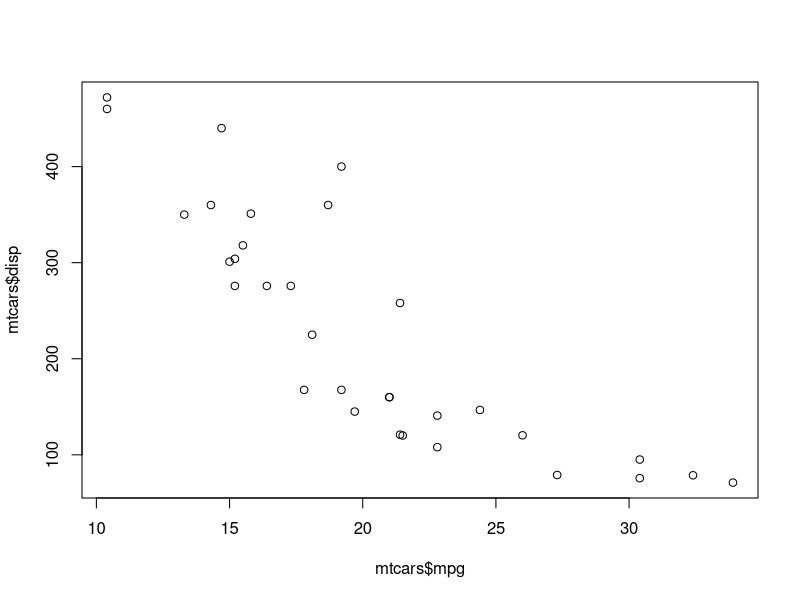
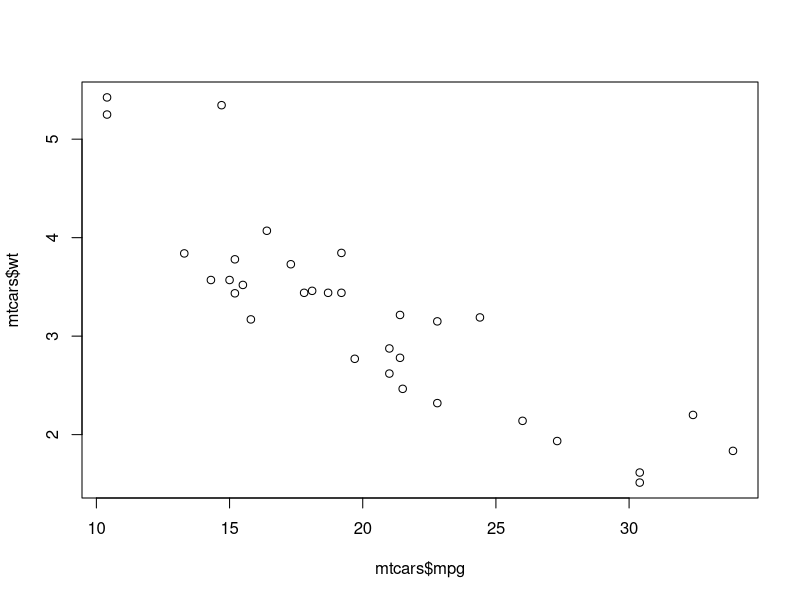
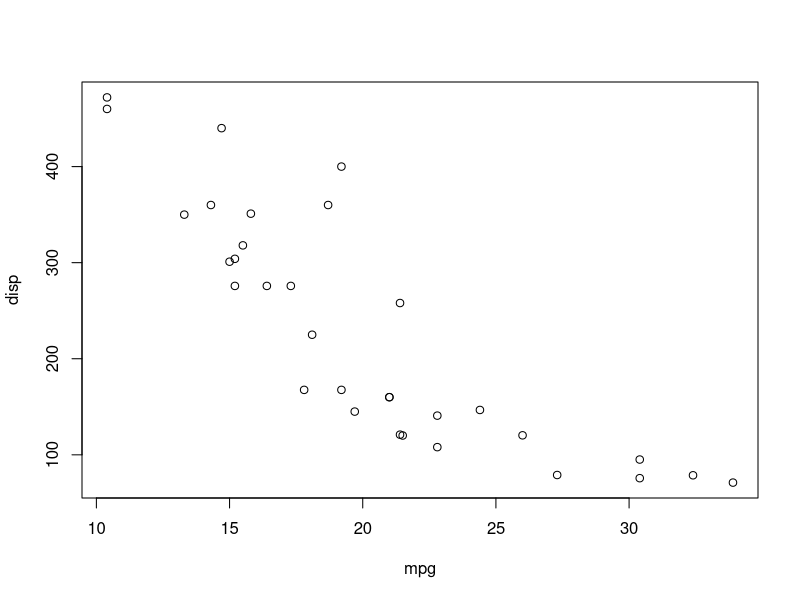
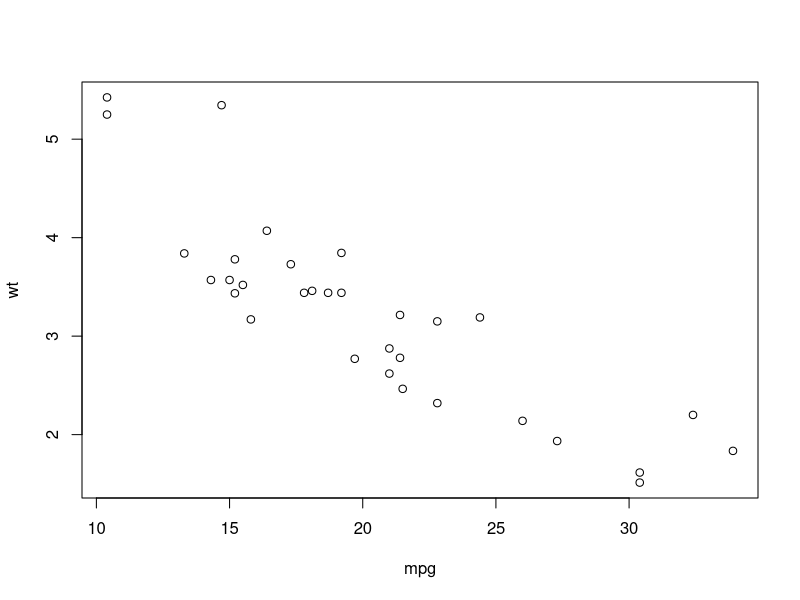
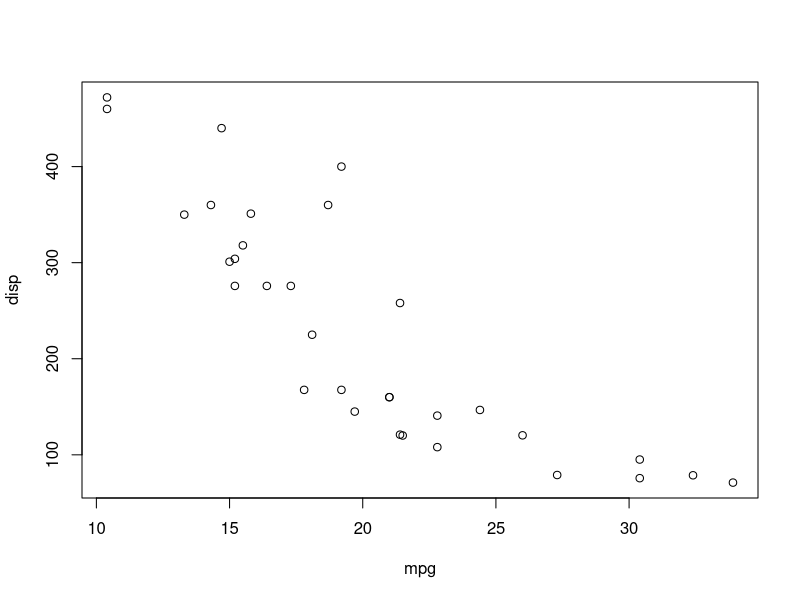
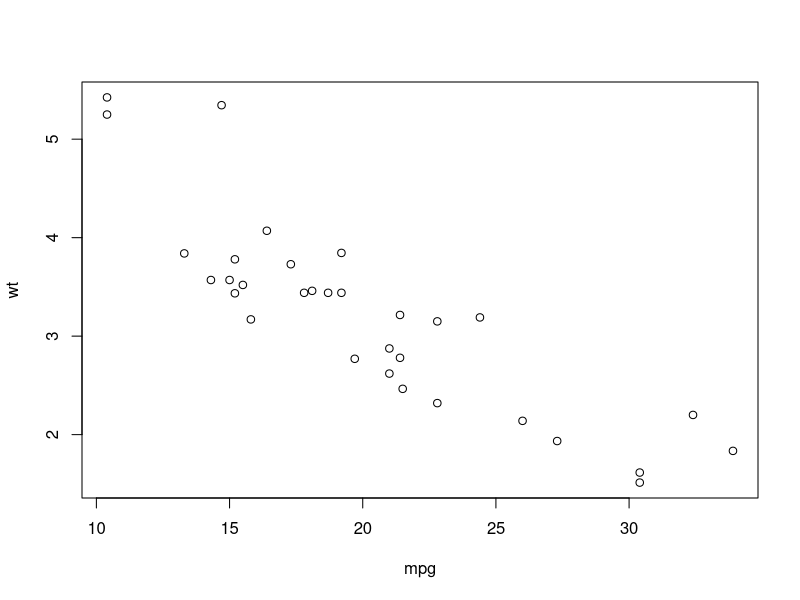

The R script that drew these images, in order: (Note: this script raises an error after producing the figures.)
#chapter 2 : Creating a Data set
# exploring data structures, using data entry, importing data, annotating dataset
# data types - numeric, character, logical, complex, raw
# Vectors
a = c(1,2,5,6,-2,4)
b = c("one", "two", 'three')
c <- c(TRUE, FALSE, T,F,TRUE,FALSE)
a ; b; c
a[3] ; a[c(1,3,5)] ; a[c(2:6)]

# Matrices
# 2 D arrray where each element as same datatype
y = matrix(1:20,nrow=5,ncol=4)
y
cells = c(1,26,24,68)
rnames = c('R1','R2')
cnames = c('C1','C2')
# filled by coln first
mymatrix = matrix(cells,nrow=2,ncol=2,byrow=F,dimnames=list(rnames,cnames))
mymatrix
# filled by row first
mymatrix = matrix(cells,nrow=2,ncol=2,byrow=T,dimnames=list(rnames,cnames))
mymatrix
mymatrix[1,2]  # first row, second coln
x = matrix(1:10,nrow=2)
x
x[2,] ; x[,2];x[1,4] ;x[1,c(4,5)]

#Arrays
# similar to matrices but can have more than 2 dim
# myarray= array(vector,dim,dimnames)
dim1 = c('A1','A2')
dim2 = c('B1','B2','B3')
dim3 = c('C1','C2','C3','C4')
z = array(1:24,c(2,3,4))
z
z = array(1:24,c(2,3,4),dimnames=list(dim1,dim2,dim3))
z

# data frame
# different colns contain different modes of data (numeric, character)
# mydata = data.frame(col1,col2,col3)
patientid = c(1,2,3,4)
age = c(25,34,28,52)
diabetes = c('Type1','Type2','Type1','Type1')
status = c('Poor','Improved','Excellent','Poor')
patientdata = data.frame(patientid,age,diabetes,status)
patientdata
patientdata[1:2]
patientdata[c('diabetes','status')]
patientdata$age
table(patientdata$diabetes,patientdata$status)
table(patientdata$diabetes,patientdata$status,patientdata$age)

#attach, detach, with
summary(mtcars$mpg)
summary(patientdata)
plot(mtcars$mpg, mtcars$disp)
plot(mtcars$mpg, mtcars$wt)
# another way of writing
attach(mtcars)
summary(mpg)
plot(mpg, disp)
plot(mpg,wt)
detach(mtcars)
# with
with(mtcars, {
  summary(mpg,disp,wt)
  plot(mpg,disp)
  plot(mpg,wt)
  } )
# special assignment : with recommended over attach
with(mtcars, {
  nokeepstats = summary(mpg)
  keepstats <<- summary(mpg)
} )
nokeepstats  # no output
keepstats

# case identifiers : identify each row with rowname option
patientdata = data.frame(patientid,age,diabetes,status,row.names = patientid)
patientdata
summary(patientdata)

# factors
diabetes = c('Type1','Type2','Type1','Type1')
diabetes = factor(diabetes)
diabetes
status = c('Poor','Improved','Excellent','Poor')
status = factor(status, ordered=T)
status
patientdata = data.frame(patientid,age,diabetes,status)

summary(patientdata)
status = factor(status, ordered=T,levels=c('Poor','Improved','Excellent'))
status

patientdata = data.frame(patientid,age,diabetes,status)
patientdata
str(patientdata)

#Lists : most complex - ordered collection of objects
# combinatino of matrices, data frames, other lists
#mylist = list(object1, object2)

g = 'My first list'
h = c(25,26,18,39)
j = matrix(1:10,nrow=5)
k = c("one",'two','Three')
mylist = list(title=g,ages=h,j,k)
mylist
mylist[[2]]
mylist[['ages']]
